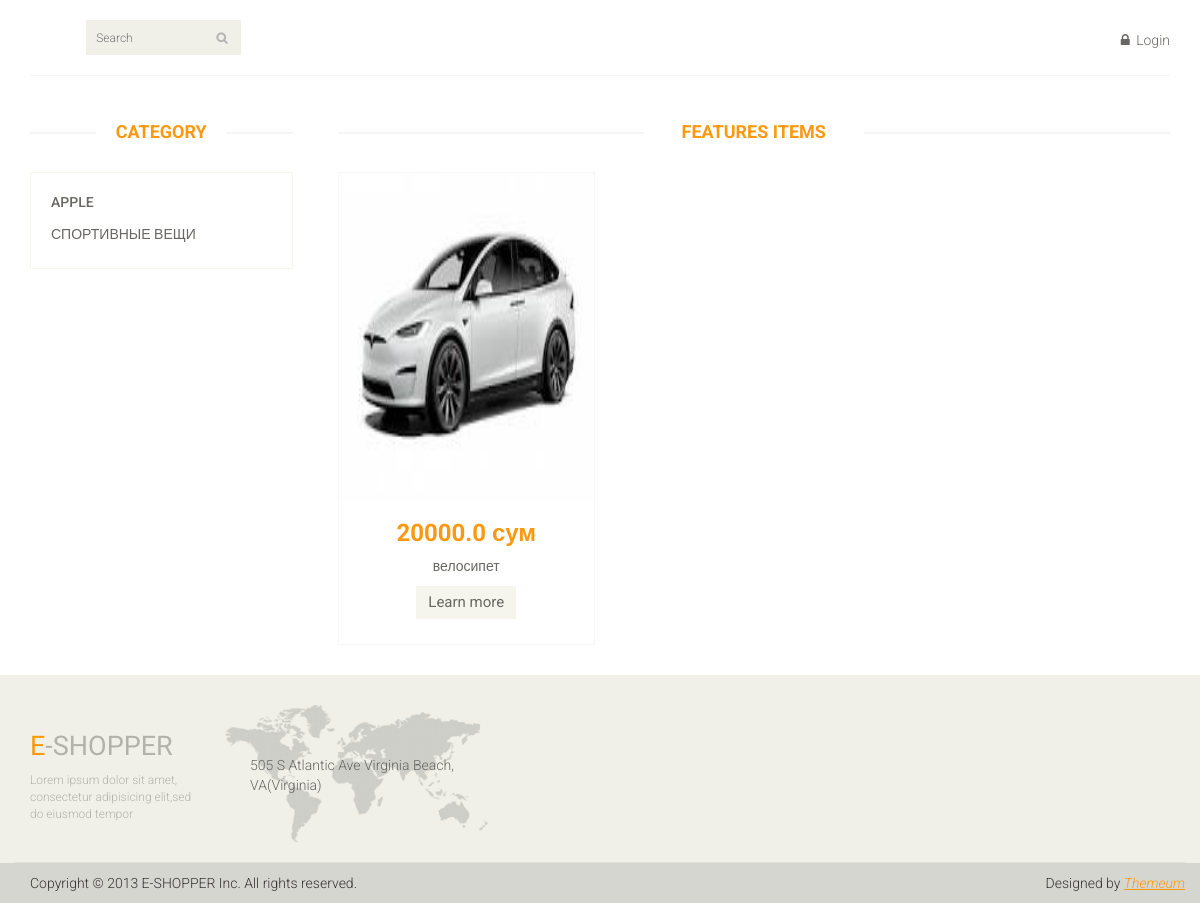
The page / on the database its author committed.
### main_page/models.py (models this page shows, shortened)
class Category(models.Model):
    category_name = models.CharField(max_length=250)

class Product(models.Model):
    product_name = models.CharField(max_length=150)
    product_price = models.FloatField()
    product_description = models.TextField()
    product_photo = models.ImageField()
    product_category = models.ForeignKey(Category, on_delete=models.CASCADE)

### main_page/views.py (the view)
# urls.py: path('', views.index_page),
def index_page(request):
    category = models.Category.objects.all()
    products = models.Product.objects.all()
    return render(request, 'index.html', {'category':category, 'product': products})

### main_page/templates/index.html (shortened to what this page needs)
{% load static %}
<!DOCTYPE html>
<html lang="en">
<head>
    <link href="{% static 'css/bootstrap.min.css' %}" rel="stylesheet">
    <link href="{% static 'css/font-awesome.min.css' %}" rel="stylesheet">
    <link href="{% static 'css/prettyPhoto.css' %}" rel="stylesheet">
    <link href="{% static 'css/price-range.css' %}" rel="stylesheet">
    <link href="{% static 'css/animate.css' %}" rel="stylesheet">
	<link href="{% static 'css/main.css' %}" rel="stylesheet">
	<link href="{% static 'css/responsive.css' %}" rel="stylesheet">
</head>
<body>
	<header id="header">
		<div class="header-middle">
			<div class="container">
				<div class="row">
					<div class="col-sm-4">
						<div class="btn-group pull-right">
							<div class="col-sm-3">
								<div class="search_box pull-right">
									<form method="POST" action="/search">
										  <input type="text" placeholder="Search" name="search" />
									</form>
								</div>
							</div>
						</div>
					</div>
					<div class="col-sm-8">
						<div class="shop-menu pull-right">
							<ul class="nav navbar-nav">
								{% if user.is_authenticated %}
									<li><a href="/">Home</a></li>
									<li><a href="/korzina"><i class="fa fa-shopping-cart"></i> Cart</a></li>
									<li><a href="/accounts/logout/"><i class="fa fa-lock"></i> Logout</a></li>
								{% else %}
									<li><a href="/accounts/login/"><i class="fa fa-lock"></i> Login</a></li>
								{% endif %}
							</ul>
						</div>
					</div>
				</div>
			</div>
		</div>
	</header>
	{% block content %}
	<section id="slider">
		<div class="container">
			<div class="row">
				<div class="col-sm-12">
				</div>
			</div>
		</div>
	</section>
	<section>
		<div class="container">
			<div class="row">
				<div class="col-sm-3">
					<div class="left-sidebar">
						<h2>Category</h2>
						<div class="panel-group category-products" id="accordian">
							{% for i in category %}
							<div class="panel panel-default">
								<div class="panel-heading">
									<h4 class="panel-title"><a href="/category/{{ i.id }}">{{ i.category_name }}</a></h4>
								</div>
							</div>
							{% endfor %}
						</div>
					</div>
				</div>
				<div class="col-sm-9 padding-right">
					<div class="features_items">
						<h2 class="title text-center">Features Items</h2>
						{% for i in product %}
							<div class="col-sm-4">
								<div class="product-image-wrapper">
									<div class="single-products">
										<div class="productinfo text-center">
											<a href="/product/{{ i.id }}"><img src="/{{ i.product_photo }}"></a>
											<h2>{{ i.product_price }} сум</h2>
											<p>{{ i.product_name }}</p>
											<a href="/product/{{ i.id }}" class="btn btn-default add-to-cart">Learn more</a>
										</div>
									</div>
								</div>
							</div>
						{% endfor %}
					</div>
				</div>
			</div>
		</div>
	</section>
{% endblock content %}
	<footer id="footer">
		<div class="footer-top">
			<div class="container">
				<div class="row">
					<div class="col-sm-2">
						<div class="companyinfo">
							<h2><span>e</span>-shopper</h2>
							<p>Lorem ipsum dolor sit amet, consectetur adipisicing elit,sed do eiusmod tempor</p>
						</div>
					</div>
					<div class="col-sm-3">
						<div class="address">
							<img src="images/home/map.png" alt="" />
							<p>505 S Atlantic Ave Virginia Beach, VA(Virginia)</p>
						</div>
					</div>
				</div>
			</div>
		</div>
		<div class="footer-bottom">
			<div class="container">
				<div class="row">
					<p class="pull-left">Copyright © 2013 E-SHOPPER Inc. All rights reserved.</p>
					<p class="pull-right">Designed by <span><a target="_blank" href="http://www.themeum.com">Themeum</a></span></p>
				</div>
			</div>
		</div>
	</footer>
</body>
</html>

### main_page/static/css/main.css (style rules this page uses)
body { font-family: 'Roboto', sans-serif; background:; position: relative; font-weight:400px; }
ul li { list-style: none; }
a { -webkit-transition: 300ms; -moz-transition: 300ms; -o-transition: 300ms; transition: 300ms; }
h1, h2, h3, h4, h5, h6 { font-family: 'Roboto', sans-serif; }
.header-middle .container .row { border-bottom: 1px solid #f5f5f5; margin-left: 0; margin-right: 0; padding-bottom: 20px; padding-top: 20px; }
.header-middle .container .row .col-sm-4 { padding-left: 0; }
.header-middle .container .row .col-sm-8 { padding-right:0; }
.shop-menu ul li { display:inline-block; padding-left: 15px; padding-right: 15px; }
.shop-menu ul li:last-child { padding-right: 0; }
.shop-menu ul li a { background: #FFFFFF; color: #696763; font-family: 'Roboto', sans-serif; font-size: 14px; font-weight: 300; padding:0; padding-right: 0; margin-top: 10px; }
.shop-menu ul li a i { margin-right:3px; }
.search_box input { background: #F0F0E9; border: medium none; color: #B2B2B2; font-family: 'roboto'; font-size: 12px; font-weight: 300; height: 35px; outline: medium none; padding-left: 10px; width: 155px; background-image: url(../images/home/searchicon.png); background-repeat: no-repeat; background-position: 130px; }
#footer { background: #F0F0E9; }
.footer-top .container { border-bottom: 1px solid #E0E0DA; padding-bottom: 20px; }
.companyinfo { margin-top: 57px; }
.companyinfo h2 { color: #B4B1AB; font-family: abel; font-size: 27px; text-transform: uppercase; }
.companyinfo h2 span { color:#FE980F; }
.companyinfo p { color: #B3B3AD; font-family: 'Roboto', sans-serif; font-size: 12px; font-weight: 300; }
.footer-top .col-sm-3 { overflow: hidden; }
.address { margin-top: 30px; position: relative; overflow: hidden; }
.address img { width:100%; }
.address p { color: #666663; font-family: 'Roboto', sans-serif; font-size: 14px; font-weight: 300; left: 25px; position: absolute; top: 50px; }
.footer-bottom { background: #D6D6D0; padding-top: 10px; }
.footer-bottom p { color: #363432; font-family: 'Roboto', sans-serif; font-weight: 300; margin-left: 15px; }
.footer-bottom p span a { color: #FE980F; font-style: italic; text-decoration: underline; }
#slider { padding-bottom: 45px; }
.category-products { border: 1px solid #F7F7F0; margin-bottom: 35px; padding-bottom: 20px; padding-top: 15px; }
.left-sidebar h2, .brands_products h2 { color: #FE980F; font-family: 'Roboto', sans-serif; font-size: 18px; font-weight: 700; margin: 0 auto 30px; text-align: center; text-transform: uppercase; position: relative; z-index:3; }
.left-sidebar h2:after, h2.title:after { content: " "; position: absolute; border: 1px solid #f5f5f5; bottom:8px; left: 0; width: 100%; height: 0; z-index: -2; }
.left-sidebar h2:before { content: " "; position: absolute; background: #fff; bottom: -6px; width: 130px; height: 30px; z-index: -1; left: 50%; margin-left: -65px; }
h2.title:before { content: " "; position: absolute; background: #fff; bottom: -6px; width: 220px; height: 30px; z-index: -1; left: 50%; margin-left: -110px; }
.category-products .panel { background-color: #FFFFFF; border: 0px; border-radius: 0px; box-shadow:none; margin-bottom: 0px; }
.category-products .panel-default .panel-heading { background-color: #FFFFFF; border: 0 none; color: #FFFFFF; padding: 5px 20px; }
.category-products .panel-default .panel-heading .panel-title a { color: #696763; font-family: 'Roboto', sans-serif; font-size: 14px; text-decoration: none; text-transform: uppercase; }
.padding-right { padding-right: 0; }
.features_items { overflow:hidden; }
h2.title { color: #FE980F; font-family: 'Roboto', sans-serif; font-size: 18px; font-weight: 700; margin: 0 15px; text-transform: uppercase; margin-bottom: 30px; position: relative; }
.product-image-wrapper { border:1px solid #F7F7F5; overflow: hidden; margin-bottom:30px; }
.single-products { position: relative; }
.productinfo h2 { color: #FE980F; font-family: 'Roboto', sans-serif; font-size: 24px; font-weight: 700; }
.productinfo p { font-family: 'Roboto', sans-serif; font-size: 14px; font-weight: 400; color: #696763; }
.productinfo img { width: 255.48px; height: 326.81px; }
.productinfo { position:relative; }
.add-to-cart { background:#F5F5ED; border: 0 none; border-radius: 0; color: #696763; font-family: 'Roboto', sans-serif; font-size: 15px; margin-bottom: 25px; }

### rows shown on the page
Category: category_name "APPLE"
Category: category_name "СПОРТИВНЫЕ ВЕЩИ"
Product: product_photo (picture), product_price "20000.0", product_name "велосипет"
